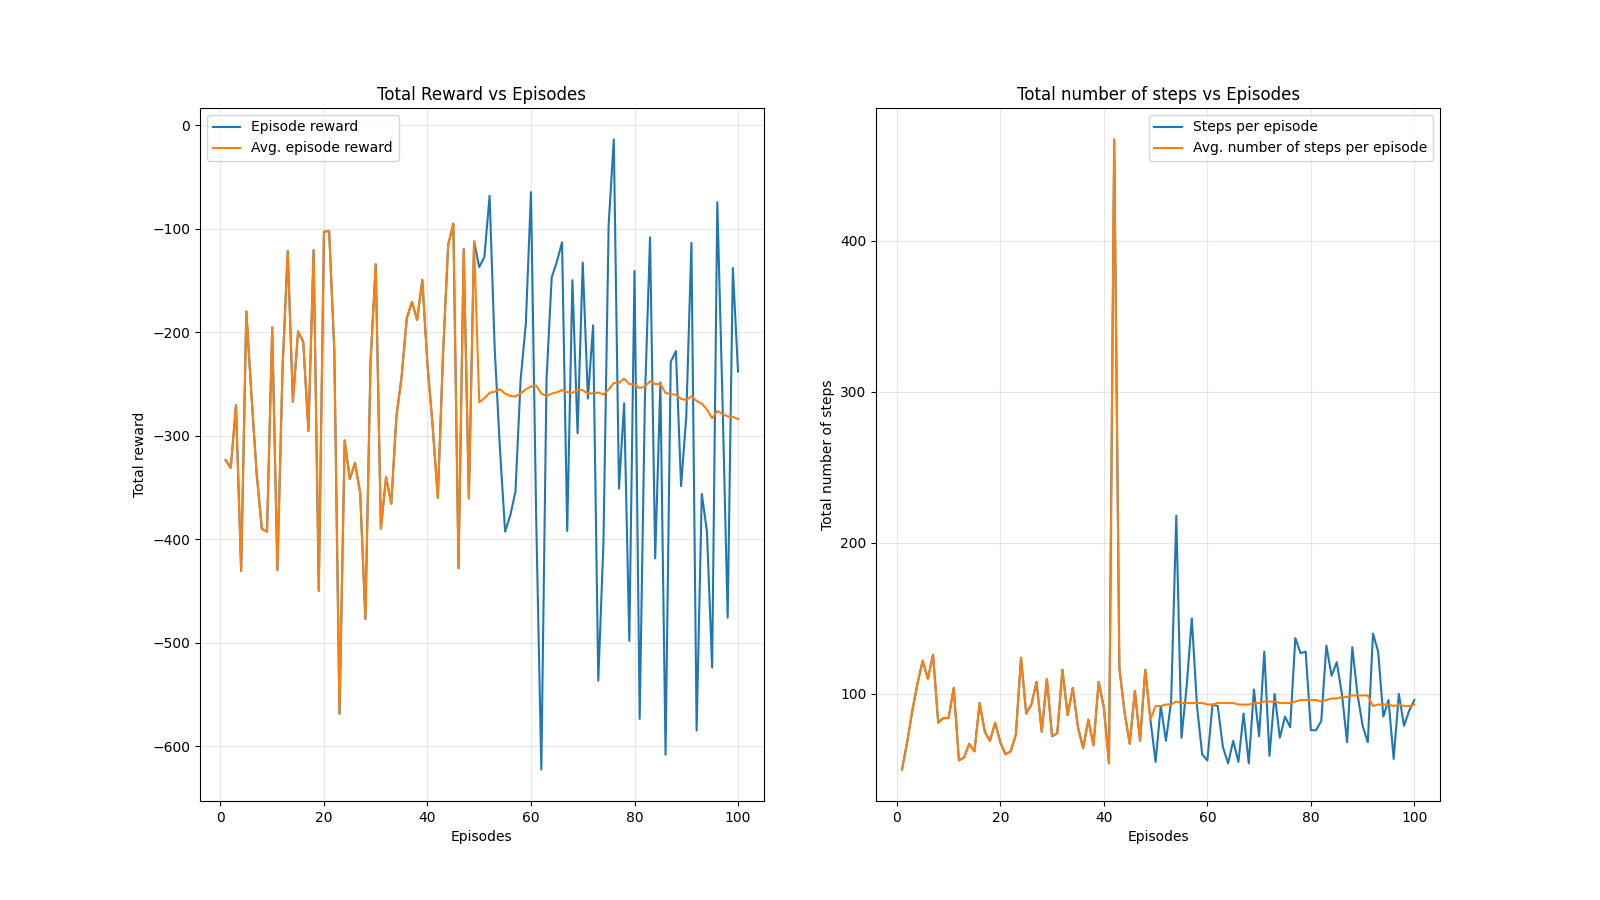

The Python source for this figure:
# Copyright [2025] [KTH Royal Institute of Technology] 
# Licensed under the Educational Community License, Version 2.0 (ECL-2.0)
# This file is part of the Computer Lab 2 for EL2805 - Reinforcement Learning.

# Load packages
import numpy as np
import gymnasium as gym
import torch
import matplotlib.pyplot as plt
from tqdm import trange
from DQN_agent import RandomAgent
import warnings
warnings.simplefilter(action='ignore', category=FutureWarning)

def running_average(x, N):
    ''' Function used to compute the running average
        of the last N elements of a vector x
    '''
    if len(x) >= N:
        y = np.copy(x)
        y[N-1:] = np.convolve(x, np.ones((N, )) / N, mode='valid')
    else:
        y = np.zeros_like(x)
    return y

# Import and initialize the discrete Lunar Lander Environment
env = gym.make('LunarLander-v3')
# If you want to render the environment while training run instead:
# env = gym.make('LunarLander-v3', render_mode = "human")


env.reset()

# Parameters
N_episodes = 100                             # Number of episodes
discount_factor = 0.95                       # Value of the discount factor (GAMMA)
n_ep_running_average = 50                    # Running average of 50 episodes
n_actions = env.action_space.n               # Number of available actions
dim_state = len(env.observation_space.high)  # State dimensionality

EPSILON = 0.1
BATCH_SIZE = 32
LR = 0.9

# We will use these variables to compute the average episodic reward and
# the average number of steps per episode
episode_reward_list = []       # this list contains the total reward per episode
episode_number_of_steps = []   # this list contains the number of steps per episode

# Random agent initialization
agent = RandomAgent(n_actions)

# ReplayBuffer

class Experience:
    def __init__(self,state, action,reward,next_state,done):
        self.state = state 
        self.action = action 
        self.reward = reward
        self.next_state = next_state
        self.done = done 

class ReplayBuffer:
    def __init__(self,max_len=1000):
        self.buffer = []
        self.max_len = max_len
    
    def append(self, elem):
        assert (type(elem) is Experience)
        self.buffer.append(elem)
        if len(self.buffer) > self.max_len:
            self.remove()
    
    def remove(self):
        self.buffer.pop(0)
    
    def __len__(self):
        return len(self.buffer)
    
    def sample(self, count):
        batch = np.random.choice(a=self.buffer,size=count,replace=False)
        states_l = [x.state for x in batch]
        actions_l = [x.action for x in batch]
        rewards_l = [x.reward for x in batch]
        next_states_l = [x.next_state for x in batch]
        dones_l = [x.done for x in batch]
        states = torch.tensor(states_l, dtype=torch.float64)
        actions = torch.tensor(actions_l, dtype=torch.float64).unsqueeze(1)
        rewards = torch.tensor(rewards_l, dtype=torch.float64)
        next_states = torch.tensor(next_states_l, dtype=torch.float64)
        dones = torch.tensor(dones_l, dtype=torch.float64)

        return states, actions, rewards, next_states, dones


class Net(torch.nn.Module):
    def __init__(self, observation_count, action_count, dim2):
        super().__init__()
        self.layer_in = torch.nn.Linear(in_features=observation_count, out_features=dim2)
        self.layer_act = torch.nn.Linear(in_features=dim2,out_features=dim2)
        self.layer_out = torch.nn.Linear(in_features=dim2 ,out_features=action_count)
    
    def forward(self,x):
        # print("x type", type(x))
        # print("x.dtype", x.dtype)
        # x = torch.tensor(x,dtype=torch.float64)
        x = x.to(torch.float64)
        relu = torch.nn.functional.relu

        r1 = self.layer_in(x)
        r2 = relu(r1)
        r3 = self.layer_act(r2)
        r4 = relu(r3)
        r5 = self.layer_out(r4)
        
        return r5.to(torch.float64)



def select(s, epsilon):
    # print("s type", type(s))
    rnd = np.random.random()
    b = rnd < epsilon
    if b:
        ret = env.action_space.sample()
    else:
        # print(type(s))
        ts = ((s)).to(torch.float64)
        ret = net(ts).argmax().item()
    return ret.to(torch.float64) 


# intialisations
net = Net(observation_count=env.observation_space.shape[0],action_count=n_actions,dim2=dim_state)
buffer = ReplayBuffer()

optim = torch.optim.AdamW(params=net.parameters(),lr=LR)

# add random
# def random_sample():
#     r = np.random.random
#     z = Experience(r(), r(), r(), r(), False)
#     return z 

# for _ in range(24):
#     buffer.append(random_sample())


# net = Net(1,1,1)

# t = torch.Tensor([2])
# x = net.forward(t)
# print("done")
# exit()

### Training process

# trange is an alternative to range in python, from the tqdm library
# It shows a nice progression bar that you can update with useful information
EPISODES = trange(N_episodes, desc='Episode: ', leave=True)

for i in EPISODES:
    # Reset enviroment data and initialize variables
    done, truncated = False, False
    state = env.reset()[0]
    state = torch.tensor(state, dtype=torch.float64).to(torch.float64)
    total_episode_reward = 0.
    t = 0
    while not (done or truncated):
        # Take a random action
        # action = agent.forward(state)
        action = select(s=state,epsilon=EPSILON)
        print("adt",action.dtype)

        # Get next state and reward
        next_state, reward, done, truncated, _ = env.step(action)
        next_state = next_state.to(torch.float64)
        reward = reward.to(torch.float64)
        # done = done.to(torch.float64)
        trunxated = truncated.to(torch.float64)

        # add z = (s_t, a_t, r_t, s_[t+1], d_t)
        z = Experience(state, action,reward,next_state,done)
        buffer.append(z)
        # This part is very much like excercise session 3 solutions
        if len(buffer) >= BATCH_SIZE:
            sample_batch = buffer.sample(BATCH_SIZE)
            for s in sample_batch:
                print("sb", s.dtype)
            states, actions, rewards, next_states, dones = sample_batch
            # print("shapes", states.shape, actions.shape)
            qt = net(states).gather(1, actions).squeeze()
            with torch.no_grad():
                # print("")
                next_q = (net(next_states).max(1)[0]).to(torch.float64)

                # tgt: r V r + gamma * max Q(s_next, a)
                targets = (rewards + discount_factor * next_q * (1 - dones.to(int))).to(torch.float64)
            
            mse = torch.nn.functional.mse_loss(input = qt, target=targets)
            optim.zero_grad()
            mse.backward()
            torch.nn.utils.clip_grad_norm(parameters= net.parameters(),max_norm=float(1))
            optim.step()


        # Update episode reward
        total_episode_reward += reward

        # Update state for next iteration
        state = next_state
        t+= 1

    # Append episode reward and total number of steps
    episode_reward_list.append(total_episode_reward)
    episode_number_of_steps.append(t)


    # Updates the tqdm update bar with fresh information
    # (episode number, total reward of the last episode, total number of Steps
    # of the last episode, average reward, average number of steps)
    EPISODES.set_description(
        "Episode {} - Reward/Steps: {:.1f}/{} - Avg. Reward/Steps: {:.1f}/{}".format(
        i, total_episode_reward, t,
        running_average(episode_reward_list, n_ep_running_average)[-1],
        running_average(episode_number_of_steps, n_ep_running_average)[-1]))

# Close environment
env.close()

# Plot Rewards and steps
fig, ax = plt.subplots(nrows=1, ncols=2, figsize=(16, 9))
ax[0].plot([i for i in range(1, N_episodes+1)], episode_reward_list, label='Episode reward')
ax[0].plot([i for i in range(1, N_episodes+1)], running_average(
    episode_reward_list, n_ep_running_average), label='Avg. episode reward')
ax[0].set_xlabel('Episodes')
ax[0].set_ylabel('Total reward')
ax[0].set_title('Total Reward vs Episodes')
ax[0].legend()
ax[0].grid(alpha=0.3)

ax[1].plot([i for i in range(1, N_episodes+1)], episode_number_of_steps, label='Steps per episode')
ax[1].plot([i for i in range(1, N_episodes+1)], running_average(
    episode_number_of_steps, n_ep_running_average), label='Avg. number of steps per episode')
ax[1].set_xlabel('Episodes')
ax[1].set_ylabel('Total number of steps')
ax[1].set_title('Total number of steps vs Episodes')
ax[1].legend()
ax[1].grid(alpha=0.3)
plt.savefig("DQN_problem.png")
plt.show()


